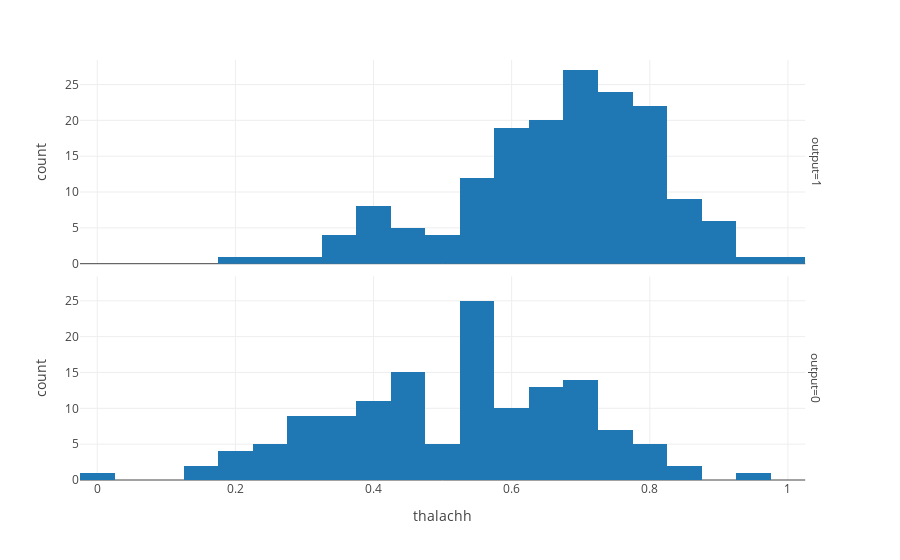

Notebook code cell kept with this figure:
### Code cell
fig = px.histogram (df, x = "thalachh",  facet_row = "output",  template = 'gridon')
fig.show ()

### Figure 1 — Plotly figure (JSON) as saved in the notebook; plotly's stock layout.template omitted (floating-point values rounded to 4 significant figures; data arrays with more than 128 entries replaced by an {"elided": "..."} marker saying what was removed)
{"data": [{"alignmentgroup": "True", "bingroup": "x", "hovertemplate": "output=1<br>thalachh=%{x}<br>count=%{y}<extra></extra>", "legendgroup": "", "marker": {"color": "#1F77B4", "pattern": {"shape": ""}}, "name": "", "offsetgroup": "", "orientation": "v", "showlegend": false, "type": "histogram", "x": {"elided": "165 float values"}, "xaxis": "x2", "yaxis": "y2"}, {"alignmentgroup": "True", "bingroup": "x", "hovertemplate": "output=0<br>thalachh=%{x}<br>count=%{y}<extra></extra>", "legendgroup": "", "marker": {"color": "#1F77B4", "pattern": {"shape": ""}}, "name": "", "offsetgroup": "", "orientation": "v", "showlegend": false, "type": "histogram", "x": {"elided": "138 float values"}, "xaxis": "x", "yaxis": "y"}], "layout": {"annotations": [{"font": {}, "showarrow": false, "text": "output=0", "textangle": 90, "x": 0.98, "xanchor": "left", "xref": "paper", "y": 0.2425, "yanchor": "middle", "yref": "paper"}, {"font": {}, "showarrow": false, "text": "output=1", "textangle": 90, "x": 0.98, "xanchor": "left", "xref": "paper", "y": 0.7575, "yanchor": "middle", "yref": "paper"}], "barmode": "relative", "legend": {"tracegroupgap": 0}, "margin": {"t": 60}, "xaxis": {"anchor": "y", "domain": [0, 0.98], "title": {"text": "thalachh"}}, "xaxis2": {"anchor": "y2", "domain": [0, 0.98], "matches": "x", "showticklabels": false}, "yaxis": {"anchor": "x", "domain": [0, 0.485], "title": {"text": "count"}}, "yaxis2": {"anchor": "x2", "domain": [0.515, 1], "matches": "y", "title": {"text": "count"}}}}
